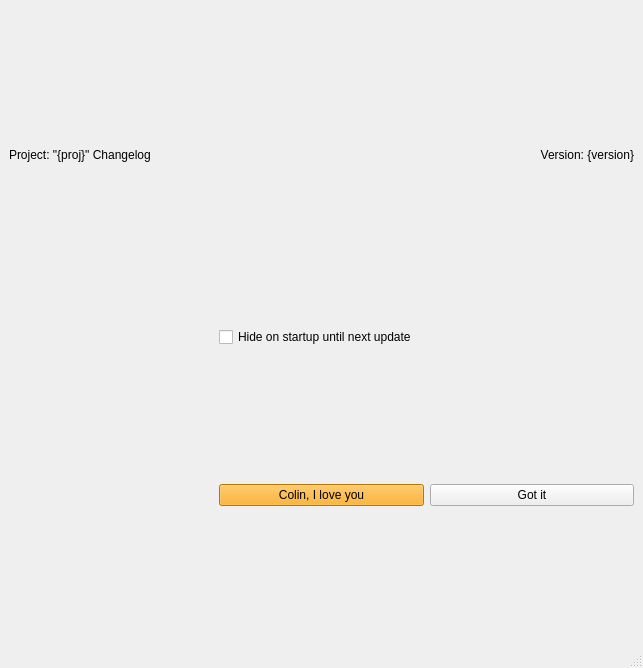
<?xml version="1.0" encoding="UTF-8"?>
<ui version="4.0">
 <class>MainWindow</class>
 <widget class="QMainWindow" name="MainWindow">
  <property name="geometry">
   <rect>
    <x>0</x>
    <y>0</y>
    <width>643</width>
    <height>668</height>
   </rect>
  </property>
  <property name="windowTitle">
   <string>MainWindow</string>
  </property>
  <widget class="QWidget" name="centralwidget">
   <layout class="QGridLayout" name="gridLayout">
    <item row="1" column="0">
     <spacer name="verticalSpacer">
      <property name="orientation">
       <enum>Qt::Vertical</enum>
      </property>
      <property name="sizeType">
       <enum>QSizePolicy::Fixed</enum>
      </property>
      <property name="sizeHint" stdset="0">
       <size>
        <width>20</width>
        <height>20</height>
       </size>
      </property>
     </spacer>
    </item>
    <item row="3" column="1">
     <widget class="QPushButton" name="ok_pb">
      <property name="styleSheet">
       <string notr="true">background-color: orange;</string>
      </property>
      <property name="text">
       <string>Colin, I love you</string>
      </property>
     </widget>
    </item>
    <item row="0" column="0">
     <widget class="QLabel" name="project_l">
      <property name="maximumSize">
       <size>
        <width>16777215</width>
        <height>30</height>
       </size>
      </property>
      <property name="text">
       <string>Project: &quot;{proj}&quot; Changelog</string>
      </property>
     </widget>
    </item>
    <item row="2" column="1" colspan="2">
     <widget class="QCheckBox" name="hideUntilUpdate_cb">
      <property name="toolTip">
       <string>&lt;html&gt;&lt;head/&gt;&lt;body&gt;&lt;p&gt;Disable this so that this window doesn't pop up every time you start the program&lt;/p&gt;&lt;/body&gt;&lt;/html&gt;</string>
      </property>
      <property name="whatsThis">
       <string>&lt;html&gt;&lt;head/&gt;&lt;body&gt;&lt;p&gt;A config setting which will modify the current Users's preferences&lt;/p&gt;&lt;/body&gt;&lt;/html&gt;</string>
      </property>
      <property name="text">
       <string>Hide on startup until next update</string>
      </property>
     </widget>
    </item>
    <item row="0" column="2">
     <widget class="QLabel" name="version_l">
      <property name="maximumSize">
       <size>
        <width>16777215</width>
        <height>30</height>
       </size>
      </property>
      <property name="layoutDirection">
       <enum>Qt::LeftToRight</enum>
      </property>
      <property name="text">
       <string>Version: {version}</string>
      </property>
      <property name="alignment">
       <set>Qt::AlignRight|Qt::AlignTrailing|Qt::AlignVCenter</set>
      </property>
     </widget>
    </item>
    <item row="3" column="2">
     <widget class="QPushButton" name="cancel_pb">
      <property name="text">
       <string>Got it</string>
      </property>
     </widget>
    </item>
   </layout>
  </widget>
  <widget class="QMenuBar" name="menubar">
   <property name="geometry">
    <rect>
     <x>0</x>
     <y>0</y>
     <width>643</width>
     <height>25</height>
    </rect>
   </property>
  </widget>
  <widget class="QStatusBar" name="statusbar"/>
 </widget>
 <resources/>
 <connections/>
</ui>
